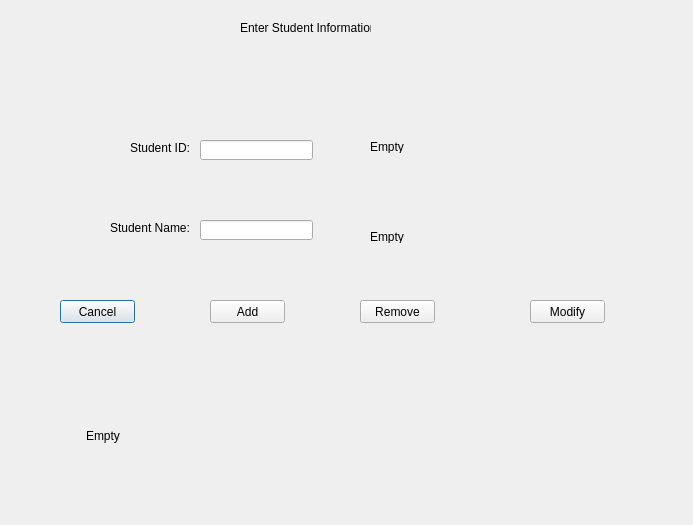
<?xml version="1.0" encoding="UTF-8"?>
<ui version="4.0">
 <class>Dialog</class>
 <widget class="QDialog" name="Dialog">
  <property name="geometry">
   <rect>
    <x>0</x>
    <y>0</y>
    <width>693</width>
    <height>525</height>
   </rect>
  </property>
  <property name="windowTitle">
   <string>Dialog</string>
  </property>
  <widget class="QLabel" name="label">
   <property name="geometry">
    <rect>
     <x>240</x>
     <y>20</y>
     <width>131</width>
     <height>16</height>
    </rect>
   </property>
   <property name="text">
    <string>Enter Student Information</string>
   </property>
  </widget>
  <widget class="QLabel" name="label_2">
   <property name="geometry">
    <rect>
     <x>130</x>
     <y>140</y>
     <width>61</width>
     <height>16</height>
    </rect>
   </property>
   <property name="text">
    <string>Student ID:</string>
   </property>
  </widget>
  <widget class="QLabel" name="label_3">
   <property name="geometry">
    <rect>
     <x>110</x>
     <y>220</y>
     <width>81</width>
     <height>16</height>
    </rect>
   </property>
   <property name="text">
    <string>Student Name:</string>
   </property>
  </widget>
  <widget class="QLabel" name="label3">
   <property name="geometry">
    <rect>
     <x>86</x>
     <y>380</y>
     <width>501</width>
     <height>111</height>
    </rect>
   </property>
   <property name="text">
    <string>Empty</string>
   </property>
  </widget>
  <widget class="QLineEdit" name="idEntry">
   <property name="geometry">
    <rect>
     <x>200</x>
     <y>140</y>
     <width>113</width>
     <height>20</height>
    </rect>
   </property>
  </widget>
  <widget class="QLineEdit" name="nameEntry">
   <property name="geometry">
    <rect>
     <x>200</x>
     <y>220</y>
     <width>113</width>
     <height>20</height>
    </rect>
   </property>
  </widget>
  <widget class="QLabel" name="label1">
   <property name="geometry">
    <rect>
     <x>370</x>
     <y>140</y>
     <width>47</width>
     <height>13</height>
    </rect>
   </property>
   <property name="text">
    <string>Empty</string>
   </property>
  </widget>
  <widget class="QLabel" name="label2">
   <property name="geometry">
    <rect>
     <x>370</x>
     <y>230</y>
     <width>47</width>
     <height>13</height>
    </rect>
   </property>
   <property name="text">
    <string>Empty</string>
   </property>
  </widget>
  <widget class="QPushButton" name="cancel">
   <property name="geometry">
    <rect>
     <x>60</x>
     <y>300</y>
     <width>75</width>
     <height>23</height>
    </rect>
   </property>
   <property name="text">
    <string>Cancel</string>
   </property>
  </widget>
  <widget class="QPushButton" name="addButton">
   <property name="geometry">
    <rect>
     <x>210</x>
     <y>300</y>
     <width>75</width>
     <height>23</height>
    </rect>
   </property>
   <property name="text">
    <string>Add</string>
   </property>
  </widget>
  <widget class="QPushButton" name="removeButton">
   <property name="geometry">
    <rect>
     <x>360</x>
     <y>300</y>
     <width>75</width>
     <height>23</height>
    </rect>
   </property>
   <property name="text">
    <string>Remove</string>
   </property>
  </widget>
  <widget class="QPushButton" name="modButton">
   <property name="geometry">
    <rect>
     <x>530</x>
     <y>300</y>
     <width>75</width>
     <height>23</height>
    </rect>
   </property>
   <property name="text">
    <string>Modify</string>
   </property>
  </widget>
 </widget>
 <resources/>
 <connections/>
</ui>
